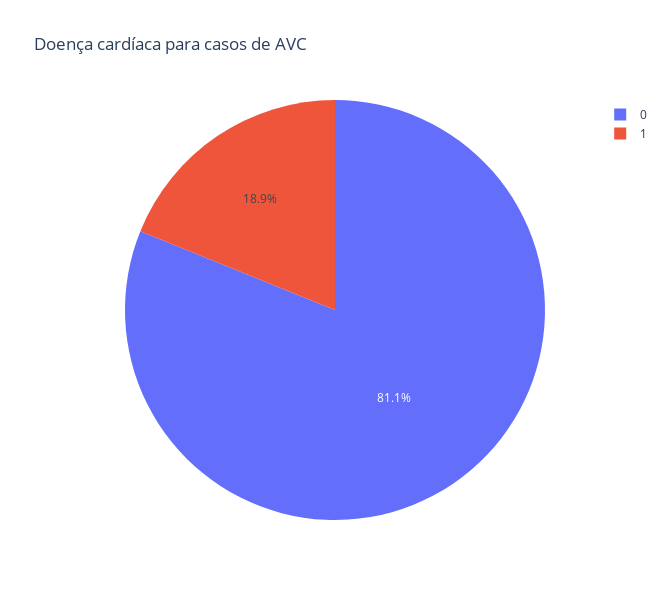

Source (notebook cell):
### Markdown cell above
### Doenças do coração

### Code cell
df_coracao = data_AVC.groupby('heart_disease')['stroke'].sum().reset_index()
fig_coracao = px.pie(df_coracao, values='stroke', names='heart_disease', title='Doença cardíaca para casos de AVC', width=670, height=600)
fig_coracao.show()

#checando 
verificacao_coracao = data_AVC['heart_disease'].value_counts()
print(verificacao_coracao)

### Figure 1 — Plotly figure (JSON) as saved in the notebook; plotly's stock layout.template omitted (floating-point values rounded to 4 significant figures)
{"data": [{"domain": {"x": [0, 1], "y": [0, 1]}, "hovertemplate": "heart_disease=%{label}<br>stroke=%{value}<extra></extra>", "labels": [0, 1], "legendgroup": "", "name": "", "showlegend": true, "type": "pie", "values": [202, 47]}], "layout": {"height": 600, "legend": {"tracegroupgap": 0}, "title": {"text": "Doença cardíaca para casos de AVC"}, "width": 670}}
